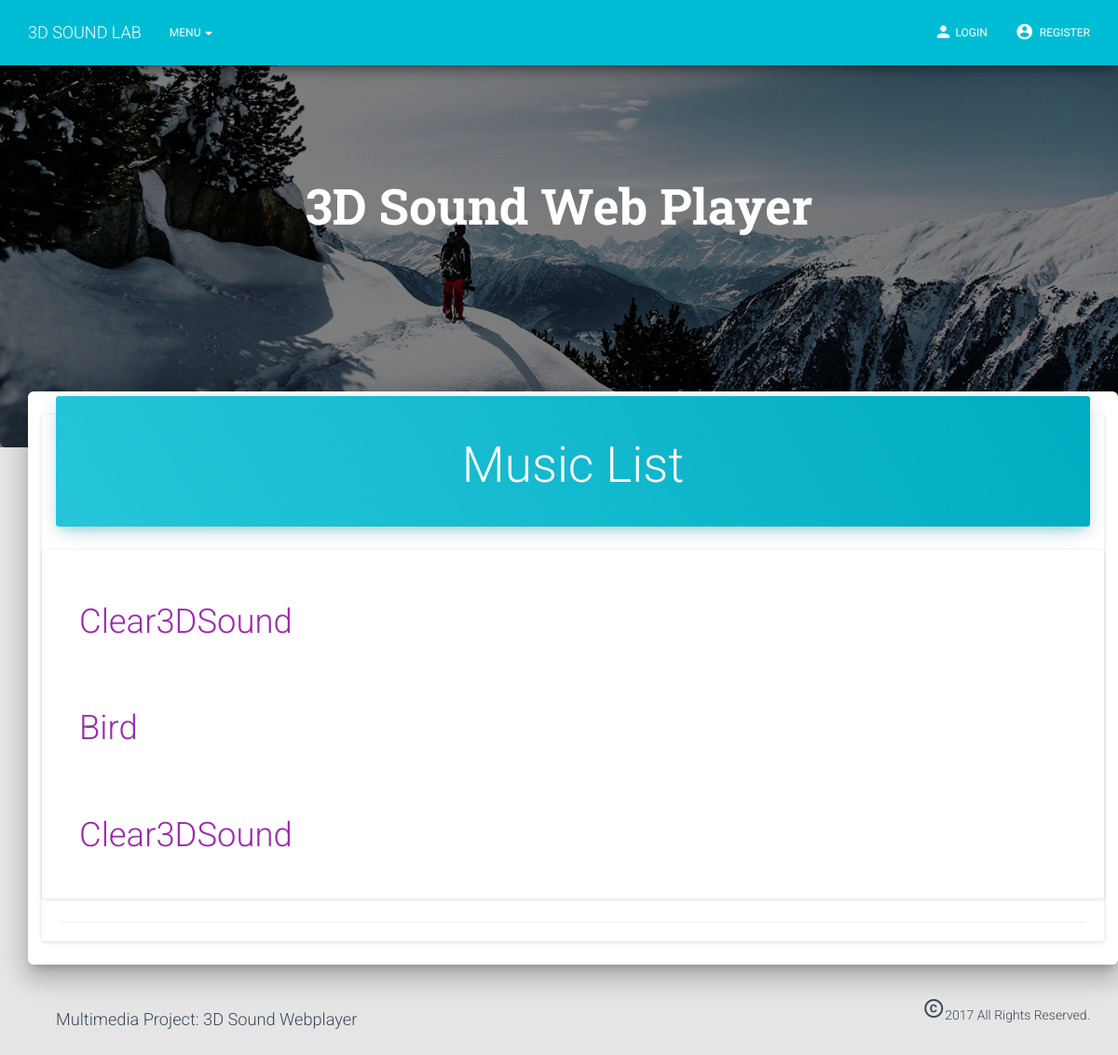
Page /user_sound/ on the earlier database version.
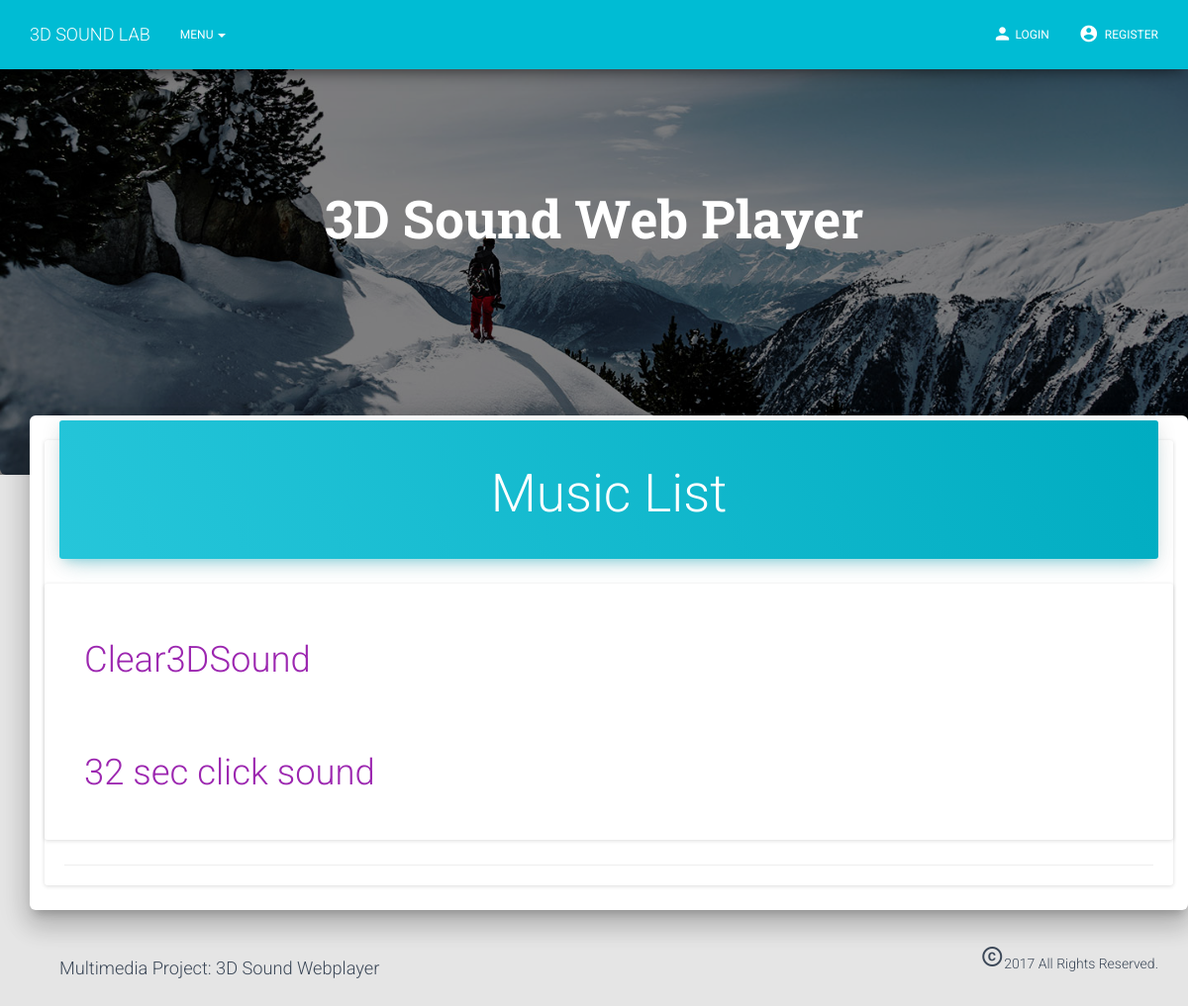
Same page on the later database version.
### sound/models.py (models this page shows, shortened)
class Sound(models.Model):
    name = models.CharField(max_length=100)
    description = models.TextField('Sound Description', blank=True)
    src = models.FileField(storage=FileSystemStorage(settings.MEDIA_ROOT),
                           default='settings.MEDIA_ROOT/example.mp3',
                           upload_to='user_sound')
    author = models.ForeignKey(User, default=1)

### sound/views/list.py (the view)
class SoundListView(ListView):
    model = Sound
    template_name = 'sound/list.html'
    context_object_name = 'sounds'
    paginate_by = 5

### templates/sound/list.html (shortened to what this page needs)
{% extends 'base.html' %}
{% block content %}
    <div class="card">
        <div class="card-header" data-background-color="blue">
            <h1 class="center-block text-center">Music List</h1>
        </div>
        <div class="card-content card">
            {% for sound in sounds %}
                <div class="card-content">
                        <a href="{% url 'user_sound:detail' pk=sound.id %}"><h2>{{ sound.name }}</h2></a>
                </div>
            {% endfor %}
        </div>
        <div class="card-footer">
        </div>
    </div>
{% endblock %}

### templates/base.html (shortened to what this page needs)
<!DOCTYPE html>
{% load staticfiles %}
<html lang="en">
<head>
    <link rel="stylesheet" href="https://maxcdn.bootstrapcdn.com/font-awesome/latest/css/font-awesome.min.css"/>
    <link rel="stylesheet" type="text/css" href="{% static "css/bootstrap.min.css" %}">
    <link rel="stylesheet" type="text/css" href="{% static "css/material-dashboard.css" %}">
    <link rel="stylesheet" type="text/css" href="{% static "css/documentation.css" %}">
</head>
<body>
<div class="wrapper">
    <header>
        {% include "_header.html" %}
    </header>
    <div class="page-header header-filter" style="background-image: url('{% static "img/cover.jpeg" %}');">
        <div class="container">
            <div class="row">
                <div class="col-md-8 col-md-offset-2">
                    <h1 class="title text-center">3D Sound Web Player</h1>
                </div>
            </div>
        </div>
    </div>
    <div class="container main main-raised">
        {% block content %}
        {% endblock content %}
    </div>
    <footer class="container">
        {% include "_footer.html" %}
    </footer>
</div>
</body>
</html>

### templates/_header.html (shortened to what this page needs)
<nav class="navbar navbar-info navbar-color-on-scroll navbar-fixed-top">
    <div class="container">
        <div class="navbar-header">
            <a class="navbar-brand" href="/">3D SOUND LAB</a>
        </div>
        <div class="collapse navbar-collapse" id="bs-example-navbar-collapse-1">
            <ul class="nav navbar-nav">
                <li class="dropdown">
                    <a href="#" class="dropdown-toggle" data-toggle="dropdown" role="button" aria-expanded="false">MENU
                        <span class="caret"></span></a>
                </li>
            </ul>
            <ul class="nav navbar-nav navbar-right">
                {% if user.is_active %}
                    <li>
                        <a href="{% url 'password_change' %}">
                            <i class="material-icons">build</i>Change Password
                        </a>
                    </li>
                    <li>
                        <a href="{% url 'logout' %}">
                            <i class="material-icons">delete_forever</i>Logout
                        </a>
                    </li>
                {% else %}
                    <li>
                        <a href="{% url 'login' %}" class="navbar-login">
                            <i class="material-icons">person</i>Login
                        </a>
                    </li>
                    <li>
                        <a href="{% url 'register' %}">
                            <i class="material-icons">account_circle</i> Register
                        </a>
                    </li>
                {% endif %}
            </ul>
        </div>
    </div>
</nav>

### templates/_footer.html (shortened to what this page needs)
<div class="bg-inverse text-white container">
    <div class="col-sm-4 text-left">
        <h4>Multimedia Project: 3D Sound Webplayer</h4>
    </div>
    <div class="col-sm-4 text-right">
    </div>
    <div class="col-sm-4 text-right">
        <p><i class="material-icons">copyright</i>2017 All Rights Reserved.</p>
    </div>
</div>

### static/css/documentation.css (style rules this page uses)
body { background-color: #E5E5E5; color: #3C4858; }
.title { margin-top: 30px; margin-bottom: 25px; min-height: 32px; font-weight: 500; }
.title.text-center { margin-bottom: 50px; }
.main { background: #FFFFFF; position: relative; z-index: 3; }
.main-raised { margin: -60px 30px 0px; border-radius: 6px; box-shadow: 0 16px 24px 2px rgba(0, 0, 0, 0.14), 0 6px 30px 5px rgba(0, 0, 0, 0.12), 0 8px 10px -5px rgba(0, 0, 0, 0.2); }
.header-filter { position: relative; }
.header-filter:before, .header-filter:after { position: absolute; z-index: 1; width: 100%; height: 100%; display: block; left: 0; top: 0; content: ""; }
.header-filter::before { background-color: rgba(0, 0, 0, 0.5); }
.header-filter .container { z-index: 2; position: relative; padding-top: 20vh; }
.page-header .title { font-weight: 700; font-family: "Roboto Slab", "Times New Roman", serif; line-height: 1.15em; color: #fff; }
.navbar { border: 0; border-radius: 3px; box-shadow: 0 10px 20px -12px rgba(0, 0, 0, 0.42), 0 3px 20px 0px rgba(0, 0, 0, 0.12), 0 8px 10px -5px rgba(0, 0, 0, 0.2); padding: 10px 0; -webkit-transition: all 150ms ease 0s; -moz-transition: all 150ms ease 0s; -o-transition: all 150ms ease 0s; -ms-transition: all 150ms ease 0s; transition: all 150ms ease 0s; }
.navbar .navbar-brand { position: relative; height: 50px; line-height: 30px; color: inherit; padding: 10px 15px; }
.navbar-fixed-top { border-radius: 0; }
.navbar .navbar-nav > li > a .material-icons, .navbar .navbar-nav > li > a .fa { font-size: 20px; max-width: 20px; }
.navbar .navbar-nav > li > a:not(.btn) .material-icons { margin-top: -3px; top: 0px; position: relative; margin-right: 3px; }
.navbar, .navbar.navbar-default { background-color: #9c27b0; color: #FFFFFF; }
footer { padding: 15px 0; text-align: center; }

Differences in the rows shown:
removed Sound: name "Clear3DSound"
removed Sound: name "Bird"
added Sound: name "32 sec click sound"
